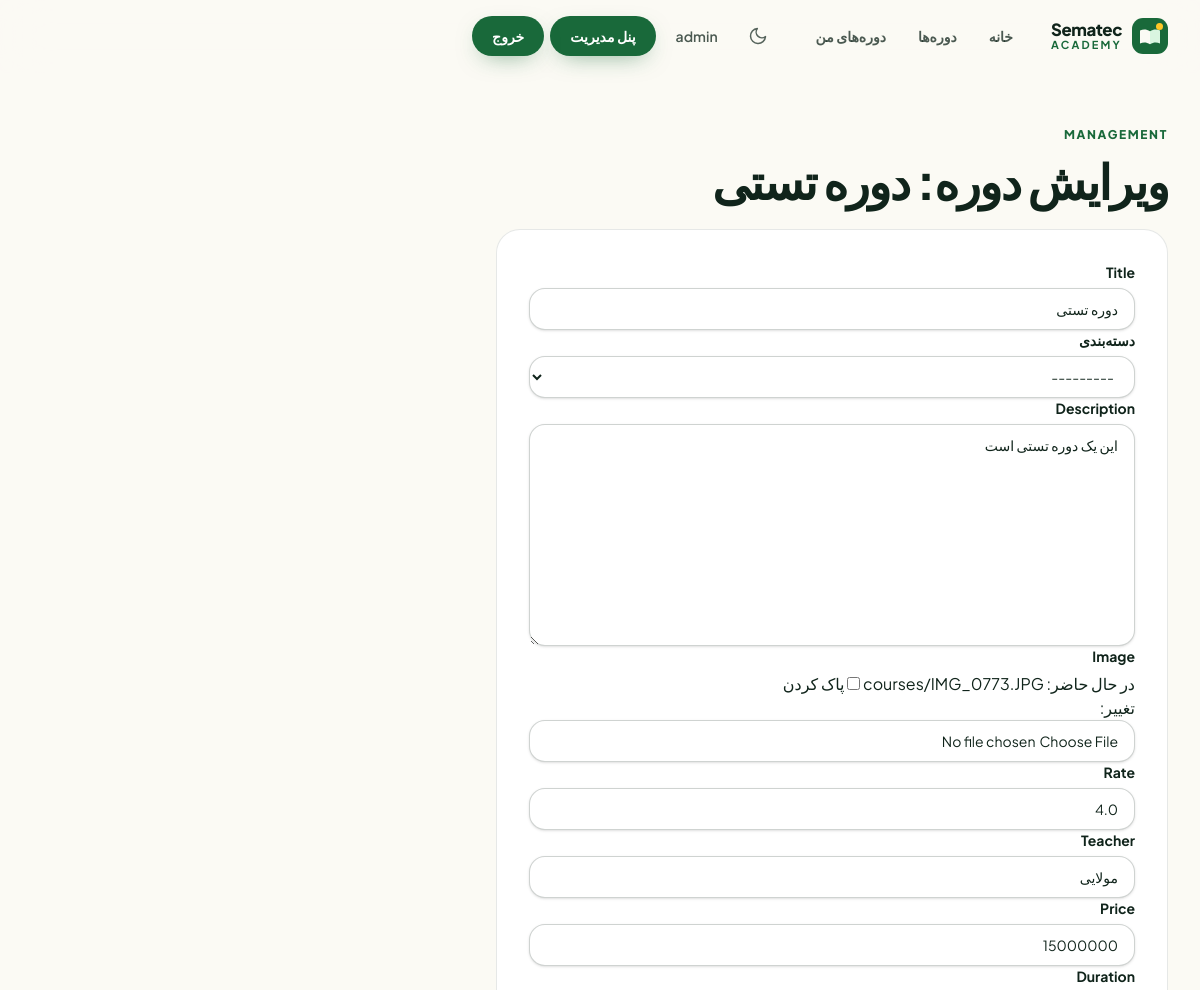
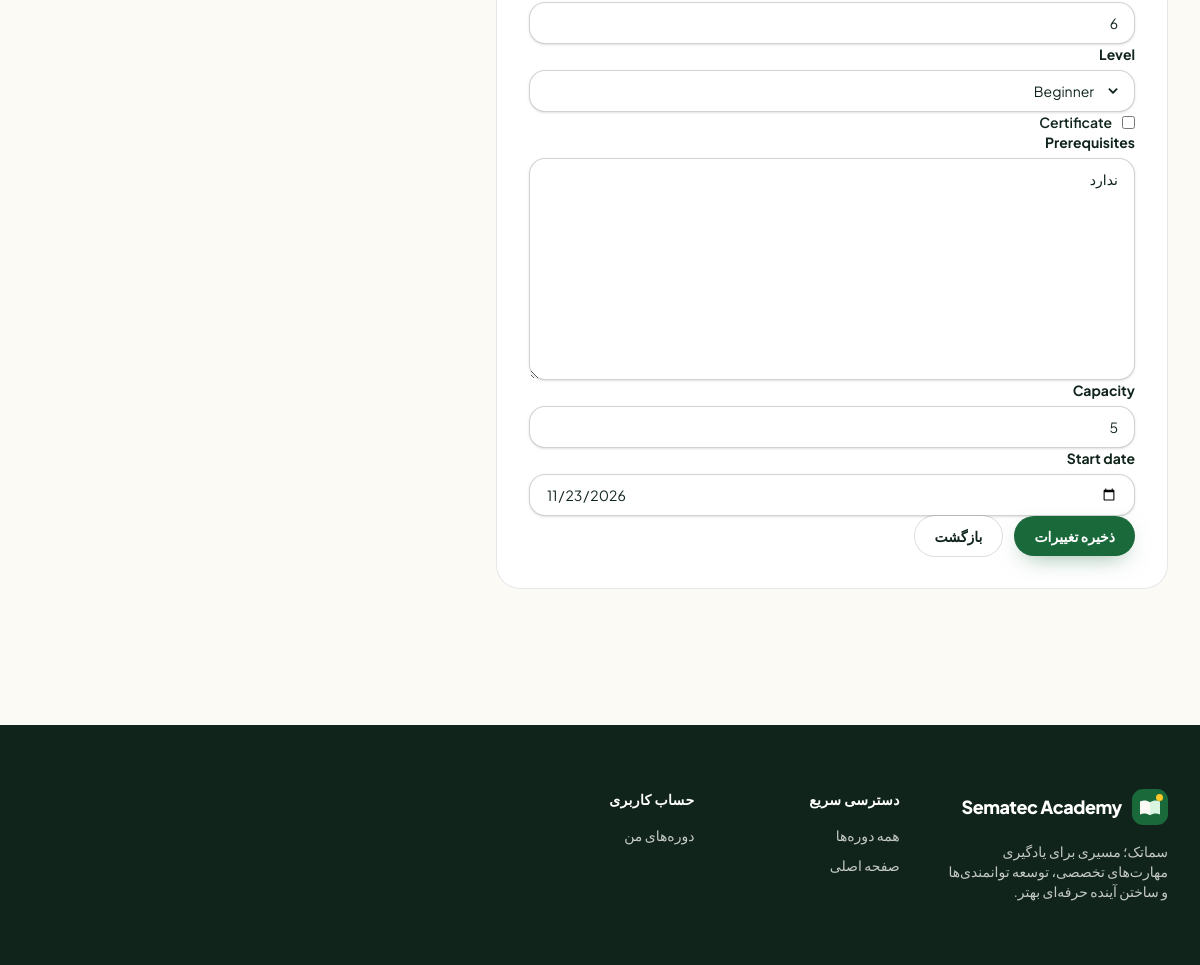
The page /courses/4/edit/ (signed in) on the database its author committed (2 pictures, top to bottom).
### course_app/models.py (models this page shows, shortened)
class Course(models.Model):
    category = models.ForeignKey(
        CourseCategory,
        on_delete=models.SET_NULL,
        null=True,
        blank=True,
        related_name='courses',
        verbose_name='دسته‌بندی'
    )
    LEVEL_CHOICES = [
        ('beginner', 'Beginner'),
        ('intermediate', 'Intermediate'),
        ('advanced', 'Advanced'),
        ('comprehensive', 'Comprehensive'),
    ]
    title = models.CharField(max_length=100)
    description = models.TextField()
    image = models.ImageField(
        upload_to='courses/',
        blank=True,
        null=True
    )
    rate = models.FloatField(validators=[MinValueValidator(0), MaxValueValidator(5)])
    teacher = models.CharField(max_length=70)
    price = models.PositiveIntegerField()
    duration = models.PositiveIntegerField()
    level = models.CharField(max_length= 20, choices=LEVEL_CHOICES, default='beginner')
    certificate = models.BooleanField(default=False)
    prerequisites = models.TextField()
    capacity = models.PositiveIntegerField()
    enrolled_count = models.PositiveIntegerField(default=0)
    students = models.ManyToManyField(
        settings.AUTH_USER_MODEL,
        related_name='enrolled_courses',
        blank=True
    )
    start_date = models.DateField()
    date_created = models.DateTimeField(auto_now_add=True)

### course_app/views.py (the view)
# urls.py: path('<int:pk>/edit/', views.course_update_view, name='course_update'),
@staff_member_required
def course_update_view(request, pk):
    course = get_object_or_404(Course, pk=pk)
    if request.method == 'POST':
        form = NewCourseForm(
            request.POST,
            request.FILES,
            instance=course
        )
        if form.is_valid():
            form.save()
            return redirect('course_app:management_courses')
    else:
        form = NewCourseForm(instance=course)
    return render(
        request,
        'management/course_form.html',
        {'form': form, 'course': course}
    )

### course_app/forms.py
class NewCourseForm(ModelForm):
    class Meta:
        model = Course
        fields = [
            'title',
            'category',
            'description',
            'image',
            'rate',
            'teacher',
            'price',
            'duration',
            'level',
            'certificate',
            'prerequisites',
            'capacity',
            'start_date',
        ]
        widgets = {
            'start_date': forms.DateInput(attrs={'type': 'date'}),
        }
    def __init__(self, *args, **kwargs):
        super().__init__(*args, **kwargs)
        for name, field in self.fields.items():
            if name == 'certificate':
                continue
            field.widget.attrs['class'] = 'input select' if name == 'level' else 'input'

### course_app/models.py (called while the page is built)
    def __str__(self):
        return self.name

### templates/management/course_form.html (shortened to what this page needs)
{% extends 'base.html' %}
{% block content %}
<section class="wrap pt-12 pb-6">
    <p class="eyebrow">Management</p>
    <h1 class="h-display mt-3 text-4xl sm:text-5xl">
        ویرایش دوره: {{ course.title }}
    </h1>
</section>
<div class="wrap pb-10">
    <form method="post" enctype="multipart/form-data"
          class="card max-w-2xl space-y-5 p-7 sm:p-8">
        {% for field in form %}
            <div>
                {% if field.name == 'certificate' %}
                    <label class="flex items-center gap-2.5 text-sm font-semibold">
                        {{ field }} {{ field.label }}
                    </label>
                {% else %}
                    <label class="label" for="{{ field.id_for_label }}">
                        {{ field.label }}
                    </label>
                    {{ field }}
                {% endif %}
            </div>
        {% endfor %}
        <div class="flex gap-3">
            <button type="submit" class="btn btn-primary">
                ذخیره تغییرات
            </button>
            <a href="{% url 'course_app:management_courses' %}"
               class="btn btn-secondary">
                بازگشت
            </a>
        </div>
    </form>
</div>
{% endblock %}

### course_app/templates/base.html (shortened to what this page needs)
<!DOCTYPE html>
{% load static %}
<html lang="fa" dir="rtl">
<head>
  <link rel="stylesheet" href="{% static 'academy/css/style.css' %}">
</head>
<body class="bg-paper font-sans text-ink antialiased dark:bg-night dark:text-white" data-page="{% block page_name %}{% endblock %}">
  <header id="site-header" class="sticky top-0 z-50 border-b border-transparent bg-paper/85 backdrop-blur-xl transition duration-300 dark:bg-night/85 [&.is-scrolled]:border-ink/10 [&.is-scrolled]:shadow-[0_10px_30px_-18px_rgba(16,36,27,0.35)] dark:[&.is-scrolled]:border-white/10">
    <div class="wrap flex h-[4.5rem] items-center gap-6">
      <a href="/" class="flex items-center gap-2.5">
        <span class="leading-none"><span class="block text-[1.05rem] font-extrabold tracking-tight">Sematec</span><span class="block text-[11px] font-bold tracking-[0.2em] text-leaf-700 uppercase dark:text-leaf-300">Academy</span></span>
      </a>
      <nav aria-label="Main" class="hidden lg:block">
        <ul class="flex items-center gap-1"><li>
    <a href="{% url 'home' %}" class="nav-link">
        خانه
    </a>
</li><li><a href="{% url 'course_app:course_list' %}" class="nav-link" >دوره‌ها</a></li>{% if user.is_authenticated %}
    <li>
        <a href="{% url 'course_app:student_dashboard' %}"
           class="nav-link">
            دوره‌های من
        </a>
    </li>
{% endif %}</ul>
      </nav>
      <div class="ml-auto flex items-center gap-1.5">
        <button type="button" data-theme-toggle class="grid size-10 place-items-center rounded-full text-ink/70 transition hover:bg-ink/5 hover:text-ink dark:text-white/75 dark:hover:bg-white/10 dark:hover:text-white">
          <span class="dark:hidden"><svg class="size-5" viewBox="0 0 24 24" fill="none" stroke="currentColor" stroke-width="1.8" stroke-linecap="round" stroke-linejoin="round" aria-hidden="true"><path d="M21 12.8A9 9 0 1 1 11.2 3a7 7 0 0 0 9.8 9.8Z"/></svg></span>
        </button>
{% if user.is_authenticated %}
    <span class="nav-link hidden sm:inline-flex">
        {{ user.username }}
    </span>
          {% if user.is_staff %}
    <a href="{% url 'course_app:management_dashboard' %}"
       class="btn btn-primary">
        پنل مدیریت
    </a>
{% endif %}
    <form method="post" action="{% url 'logout' %}" class="inline-flex">
        <button type="submit" class="btn btn-primary">
            خروج
        </button>
    </form>
{% endif %}
      </div>
    </div>
  </header>
  <main id="main">
    {% block content %}{% endblock %}
  </main>
  <footer class="mt-24 bg-ink text-white dark:bg-[#07100c]">
    <div class="wrap grid gap-12 py-16 lg:grid-cols-[1.4fr_1fr_1fr_1fr_1.6fr]">
      <div class="max-w-xs">
        <a href="/" class="flex items-center gap-2.5"><span class="text-lg font-extrabold tracking-tight">Sematec Academy</span></a>
<p class="mt-4 text-sm text-white/75">
    سماتک؛ مسیری برای یادگیری مهارت‌های تخصصی، توسعه توانمندی‌ها و ساختن آینده حرفه‌ای بهتر.
</p>
      </div>
<div>
    <h2 class="text-sm font-extrabold tracking-wide text-white">دسترسی سریع</h2>
    <ul class="mt-4 space-y-2.5 text-sm">
        <li>
            <a class="text-white/75 transition hover:text-sun-300"
               href="{% url 'course_app:course_list' %}">
                همه دوره‌ها
            </a>
        </li>
        <li>
            <a class="text-white/75 transition hover:text-sun-300"
               href="{% url 'home' %}">
                صفحه اصلی
            </a>
        </li>
    </ul>
</div>
      <div>
    <h2 class="text-sm font-extrabold tracking-wide text-white">حساب کاربری</h2>
    <ul class="mt-4 space-y-2.5 text-sm">
        <li>
            <a class="text-white/75 transition hover:text-sun-300"
               href="{% url 'course_app:student_dashboard' %}">
                دوره‌های من
            </a>
        </li>
    </ul>
</div>
    </div>
  </footer>
</body>
</html>

### rows shown on the page
Course: title "دوره تستی", form "دوره تستی" "---------" "این یک دوره تستی است" "4.0" "مولایی" "15000000" "6" "Beginner" "ندارد" "5" "11/23/2026"

### other values the page prints
{{ user.username }} "admin"
{{ field.label }} "Title" "دسته‌بندی" "Description" "Image" "Rate" "Teacher" "Price" "Duration" "Level" "Prerequisites" "Capacity" "Start date"
{{ field.label }} "Certificate"
